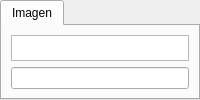
            <widget class="QTabWidget" name="m_tab">
             <property name="sizePolicy">
              <sizepolicy hsizetype="Expanding" vsizetype="Expanding">
               <horstretch>7</horstretch>
               <verstretch>4</verstretch>
              </sizepolicy>
             </property>
             <property name="currentIndex">
              <number>0</number>
             </property>
             <widget class="QWidget" name="tab">
              <attribute name="title">
               <string>Imagen</string>
              </attribute>
              <layout class="QGridLayout" name="gridLayout_4">
               <item row="0" column="0">
                <widget class="QGraphicsView" name="m_viewImagen">
                 <property name="sizePolicy">
                  <sizepolicy hsizetype="Ignored" vsizetype="Ignored">
                   <horstretch>0</horstretch>
                   <verstretch>4</verstretch>
                  </sizepolicy>
                 </property>
                 <property name="backgroundBrush">
                  <brush brushstyle="Dense6Pattern">
                   <color alpha="255">
                    <red>0</red>
                    <green>0</green>
                    <blue>255</blue>
                   </color>
                  </brush>
                 </property>
                </widget>
               </item>
               <item row="1" column="0">
                <widget class="QLineEdit" name="m_leMessage">
                 <property name="alignment">
                  <set>Qt::AlignCenter</set>
                 </property>
                 <property name="readOnly">
                  <bool>true</bool>
                 </property>
                </widget>
               </item>
              </layout>
             </widget>
            </widget>
